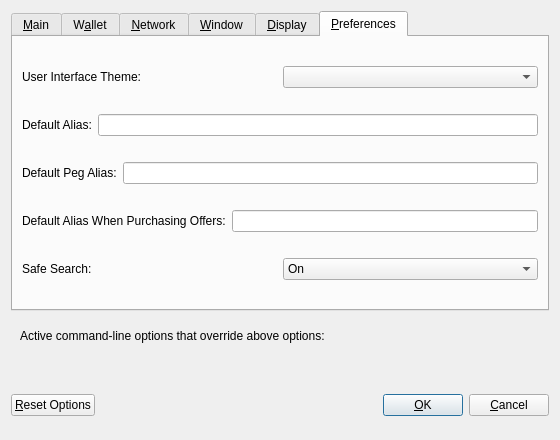
<?xml version="1.0" encoding="UTF-8"?>
<ui version="4.0">
 <class>OptionsDialog</class>
 <widget class="QDialog" name="OptionsDialog">
  <property name="geometry">
   <rect>
    <x>0</x>
    <y>0</y>
    <width>560</width>
    <height>440</height>
   </rect>
  </property>
  <property name="windowTitle">
   <string>Options</string>
  </property>
  <property name="modal">
   <bool>true</bool>
  </property>
  <layout class="QVBoxLayout" name="verticalLayout">
   <item>
    <widget class="QTabWidget" name="tabWidget">
     <property name="currentIndex">
      <number>5</number>
     </property>
     <widget class="QWidget" name="tabMain">
      <attribute name="title">
       <string>&amp;Main</string>
      </attribute>
      <layout class="QVBoxLayout" name="verticalLayout_Main">
       <item>
        <widget class="QCheckBox" name="syscoinAtStartup">
         <property name="toolTip">
          <string>Automatically start Syscoin Core after logging in to the system.</string>
         </property>
         <property name="text">
          <string>&amp;Start Syscoin Core on system login</string>
         </property>
        </widget>
       </item>
       <item>
        <layout class="QHBoxLayout" name="horizontalLayout_2_Main">
         <item>
          <widget class="QLabel" name="databaseCacheLabel">
           <property name="text">
            <string>Size of &amp;database cache</string>
           </property>
           <property name="textFormat">
            <enum>Qt::PlainText</enum>
           </property>
           <property name="buddy">
            <cstring>databaseCache</cstring>
           </property>
          </widget>
         </item>
         <item>
          <widget class="QSpinBox" name="databaseCache"/>
         </item>
         <item>
          <widget class="QLabel" name="databaseCacheUnitLabel">
           <property name="text">
            <string>MB</string>
           </property>
           <property name="textFormat">
            <enum>Qt::PlainText</enum>
           </property>
          </widget>
         </item>
         <item>
          <spacer name="horizontalSpacer_2_Main">
           <property name="orientation">
            <enum>Qt::Horizontal</enum>
           </property>
           <property name="sizeHint" stdset="0">
            <size>
             <width>40</width>
             <height>20</height>
            </size>
           </property>
          </spacer>
         </item>
        </layout>
       </item>
       <item>
        <layout class="QHBoxLayout" name="horizontalLayout_3_Main">
         <item>
          <widget class="QLabel" name="threadsScriptVerifLabel">
           <property name="text">
            <string>Number of script &amp;verification threads</string>
           </property>
           <property name="textFormat">
            <enum>Qt::PlainText</enum>
           </property>
           <property name="buddy">
            <cstring>threadsScriptVerif</cstring>
           </property>
          </widget>
         </item>
         <item>
          <widget class="QSpinBox" name="threadsScriptVerif">
           <property name="toolTip">
            <string>(0 = auto, &lt;0 = leave that many cores free)</string>
           </property>
          </widget>
         </item>
         <item>
          <spacer name="horizontalSpacer_3_Main">
           <property name="orientation">
            <enum>Qt::Horizontal</enum>
           </property>
           <property name="sizeHint" stdset="0">
            <size>
             <width>40</width>
             <height>20</height>
            </size>
           </property>
          </spacer>
         </item>
        </layout>
       </item>
       <item>
        <spacer name="verticalSpacer_Main">
         <property name="orientation">
          <enum>Qt::Vertical</enum>
         </property>
         <property name="sizeHint" stdset="0">
          <size>
           <width>20</width>
           <height>40</height>
          </size>
         </property>
        </spacer>
       </item>
      </layout>
     </widget>
     <widget class="QWidget" name="tabWallet">
      <attribute name="title">
       <string>W&amp;allet</string>
      </attribute>
      <layout class="QVBoxLayout" name="verticalLayout_Wallet">
       <item>
        <widget class="QGroupBox" name="groupBox">
         <property name="title">
          <string>Expert</string>
         </property>
         <layout class="QVBoxLayout" name="verticalLayout_2">
          <item>
           <widget class="QCheckBox" name="coinControlFeatures">
            <property name="toolTip">
             <string>Whether to show coin control features or not.</string>
            </property>
            <property name="text">
             <string>Enable coin &amp;control features</string>
            </property>
           </widget>
          </item>
          <item>
           <widget class="QCheckBox" name="spendZeroConfChange">
            <property name="toolTip">
             <string>If you disable the spending of unconfirmed change, the change from a transaction cannot be used until that transaction has at least one confirmation. This also affects how your balance is computed.</string>
            </property>
            <property name="text">
             <string>&amp;Spend unconfirmed change</string>
            </property>
           </widget>
          </item>
         </layout>
        </widget>
       </item>
       <item>
        <spacer name="verticalSpacer_Wallet">
         <property name="orientation">
          <enum>Qt::Vertical</enum>
         </property>
         <property name="sizeHint" stdset="0">
          <size>
           <width>20</width>
           <height>40</height>
          </size>
         </property>
        </spacer>
       </item>
      </layout>
     </widget>
     <widget class="QWidget" name="tabNetwork">
      <attribute name="title">
       <string>&amp;Network</string>
      </attribute>
      <layout class="QVBoxLayout" name="verticalLayout_Network">
       <item>
        <widget class="QCheckBox" name="mapPortUpnp">
         <property name="toolTip">
          <string>Automatically open the Syscoin client port on the router. This only works when your router supports UPnP and it is enabled.</string>
         </property>
         <property name="text">
          <string>Map port using &amp;UPnP</string>
         </property>
        </widget>
       </item>
       <item>
        <widget class="QCheckBox" name="allowIncoming">
         <property name="toolTip">
          <string>Accept connections from outside</string>
         </property>
         <property name="text">
          <string>Allow incoming connections</string>
         </property>
        </widget>
       </item>
       <item>
        <widget class="QCheckBox" name="connectSocks">
         <property name="toolTip">
          <string>Connect to the Syscoin network through a SOCKS5 proxy.</string>
         </property>
         <property name="text">
          <string>&amp;Connect through SOCKS5 proxy (default proxy):</string>
         </property>
        </widget>
       </item>
       <item>
        <layout class="QHBoxLayout" name="horizontalLayout_1_Network">
         <item>
          <widget class="QLabel" name="proxyIpLabel">
           <property name="text">
            <string>Proxy &amp;IP:</string>
           </property>
           <property name="textFormat">
            <enum>Qt::PlainText</enum>
           </property>
           <property name="buddy">
            <cstring>proxyIp</cstring>
           </property>
          </widget>
         </item>
         <item>
          <widget class="QValidatedLineEdit" name="proxyIp">
           <property name="minimumSize">
            <size>
             <width>140</width>
             <height>0</height>
            </size>
           </property>
           <property name="maximumSize">
            <size>
             <width>140</width>
             <height>16777215</height>
            </size>
           </property>
           <property name="toolTip">
            <string>IP address of the proxy (e.g. IPv4: 127.0.0.1 / IPv6: ::1)</string>
           </property>
          </widget>
         </item>
         <item>
          <widget class="QLabel" name="proxyPortLabel">
           <property name="text">
            <string>&amp;Port:</string>
           </property>
           <property name="textFormat">
            <enum>Qt::PlainText</enum>
           </property>
           <property name="buddy">
            <cstring>proxyPort</cstring>
           </property>
          </widget>
         </item>
         <item>
          <widget class="QLineEdit" name="proxyPort">
           <property name="minimumSize">
            <size>
             <width>55</width>
             <height>0</height>
            </size>
           </property>
           <property name="maximumSize">
            <size>
             <width>55</width>
             <height>16777215</height>
            </size>
           </property>
           <property name="toolTip">
            <string>Port of the proxy (e.g. 9050)</string>
           </property>
          </widget>
         </item>
         <item>
          <spacer name="horizontalSpacer_1_Network">
           <property name="orientation">
            <enum>Qt::Horizontal</enum>
           </property>
           <property name="sizeHint" stdset="0">
            <size>
             <width>40</width>
             <height>20</height>
            </size>
           </property>
          </spacer>
         </item>
        </layout>
       </item>
       <item>
        <layout class="QHBoxLayout" name="horizontalLayout_2_Network">
         <item>
          <widget class="QLabel" name="proxyActiveNets">
           <property name="text">
            <string>Used for reaching peers via:</string>
           </property>
           <property name="textFormat">
            <enum>Qt::PlainText</enum>
           </property>
          </widget>
         </item>
         <item>
          <widget class="QCheckBox" name="proxyReachIPv4">
           <property name="enabled">
            <bool>false</bool>
           </property>
           <property name="toolTip">
            <string>Shows, if the supplied default SOCKS5 proxy is used to reach peers via this network type.</string>
           </property>
           <property name="text">
            <string/>
           </property>
          </widget>
         </item>
         <item>
          <widget class="QLabel" name="proxyReachIPv4Label">
           <property name="text">
            <string>IPv4</string>
           </property>
           <property name="textFormat">
            <enum>Qt::PlainText</enum>
           </property>
          </widget>
         </item>
         <item>
          <widget class="QCheckBox" name="proxyReachIPv6">
           <property name="enabled">
            <bool>false</bool>
           </property>
           <property name="toolTip">
            <string>Shows, if the supplied default SOCKS5 proxy is used to reach peers via this network type.</string>
           </property>
           <property name="text">
            <string/>
           </property>
          </widget>
         </item>
         <item>
          <widget class="QLabel" name="proxyReachIPv6Label">
           <property name="text">
            <string>IPv6</string>
           </property>
           <property name="textFormat">
            <enum>Qt::PlainText</enum>
           </property>
          </widget>
         </item>
         <item>
          <widget class="QCheckBox" name="proxyReachTor">
           <property name="enabled">
            <bool>false</bool>
           </property>
           <property name="toolTip">
            <string>Shows, if the supplied default SOCKS5 proxy is used to reach peers via this network type.</string>
           </property>
           <property name="text">
            <string/>
           </property>
          </widget>
         </item>
         <item>
          <widget class="QLabel" name="proxyReachTorLabel">
           <property name="text">
            <string>Tor</string>
           </property>
           <property name="textFormat">
            <enum>Qt::PlainText</enum>
           </property>
          </widget>
         </item>
         <item>
          <spacer name="horizontalSpacer_2_Network">
           <property name="orientation">
            <enum>Qt::Horizontal</enum>
           </property>
           <property name="sizeHint" stdset="0">
            <size>
             <width>40</width>
             <height>20</height>
            </size>
           </property>
          </spacer>
         </item>
        </layout>
       </item>
       <item>
        <widget class="QCheckBox" name="connectSocksTor">
         <property name="toolTip">
          <string>Connect to the Syscoin network through a separate SOCKS5 proxy for Tor hidden services.</string>
         </property>
         <property name="text">
          <string>Use separate SOCKS5 proxy to reach peers via Tor hidden services:</string>
         </property>
        </widget>
       </item>
       <item>
        <layout class="QHBoxLayout" name="horizontalLayout_3_Network">
         <item>
          <widget class="QLabel" name="proxyIpTorLabel">
           <property name="text">
            <string>Proxy &amp;IP:</string>
           </property>
           <property name="textFormat">
            <enum>Qt::PlainText</enum>
           </property>
           <property name="buddy">
            <cstring>proxyIpTor</cstring>
           </property>
          </widget>
         </item>
         <item>
          <widget class="QValidatedLineEdit" name="proxyIpTor">
           <property name="minimumSize">
            <size>
             <width>140</width>
             <height>0</height>
            </size>
           </property>
           <property name="maximumSize">
            <size>
             <width>140</width>
             <height>16777215</height>
            </size>
           </property>
           <property name="toolTip">
            <string>IP address of the proxy (e.g. IPv4: 127.0.0.1 / IPv6: ::1)</string>
           </property>
          </widget>
         </item>
         <item>
          <widget class="QLabel" name="proxyPortTorLabel">
           <property name="text">
            <string>&amp;Port:</string>
           </property>
           <property name="textFormat">
            <enum>Qt::PlainText</enum>
           </property>
           <property name="buddy">
            <cstring>proxyPortTor</cstring>
           </property>
          </widget>
         </item>
         <item>
          <widget class="QLineEdit" name="proxyPortTor">
           <property name="minimumSize">
            <size>
             <width>55</width>
             <height>0</height>
            </size>
           </property>
           <property name="maximumSize">
            <size>
             <width>55</width>
             <height>16777215</height>
            </size>
           </property>
           <property name="toolTip">
            <string>Port of the proxy (e.g. 9050)</string>
           </property>
          </widget>
         </item>
         <item>
          <spacer name="horizontalSpacer_4_Network">
           <property name="orientation">
            <enum>Qt::Horizontal</enum>
           </property>
           <property name="sizeHint" stdset="0">
            <size>
             <width>40</width>
             <height>20</height>
            </size>
           </property>
          </spacer>
         </item>
        </layout>
       </item>
       <item>
        <spacer name="verticalSpacer_Network">
         <property name="orientation">
          <enum>Qt::Vertical</enum>
         </property>
         <property name="sizeHint" stdset="0">
          <size>
           <width>20</width>
           <height>40</height>
          </size>
         </property>
        </spacer>
       </item>
      </layout>
     </widget>
     <widget class="QWidget" name="tabWindow">
      <attribute name="title">
       <string>&amp;Window</string>
      </attribute>
      <layout class="QVBoxLayout" name="verticalLayout_Window">
       <item>
        <widget class="QCheckBox" name="hideTrayIcon">
         <property name="toolTip">
          <string>&amp;Hide the icon from the system tray.</string>
         </property>
         <property name="text">
          <string>Hide tray icon</string>
         </property>
        </widget>
       </item>
       <item>
        <widget class="QCheckBox" name="minimizeToTray">
         <property name="toolTip">
          <string>Show only a tray icon after minimizing the window.</string>
         </property>
         <property name="text">
          <string>&amp;Minimize to the tray instead of the taskbar</string>
         </property>
        </widget>
       </item>
       <item>
        <widget class="QCheckBox" name="minimizeOnClose">
         <property name="toolTip">
          <string>Minimize instead of exit the application when the window is closed. When this option is enabled, the application will be closed only after selecting Exit in the menu.</string>
         </property>
         <property name="text">
          <string>M&amp;inimize on close</string>
         </property>
        </widget>
       </item>
       <item>
        <spacer name="verticalSpacer_Window">
         <property name="orientation">
          <enum>Qt::Vertical</enum>
         </property>
         <property name="sizeHint" stdset="0">
          <size>
           <width>20</width>
           <height>40</height>
          </size>
         </property>
        </spacer>
       </item>
      </layout>
     </widget>
     <widget class="QWidget" name="tabDisplay">
      <attribute name="title">
       <string>&amp;Display</string>
      </attribute>
      <layout class="QVBoxLayout" name="verticalLayout_Display">
       <item>
        <layout class="QHBoxLayout" name="horizontalLayout_1_Display">
         <item>
          <widget class="QLabel" name="langLabel">
           <property name="text">
            <string>User Interface &amp;language:</string>
           </property>
           <property name="textFormat">
            <enum>Qt::PlainText</enum>
           </property>
           <property name="buddy">
            <cstring>lang</cstring>
           </property>
          </widget>
         </item>
         <item>
          <widget class="QValueComboBox" name="lang">
           <property name="toolTip">
            <string>The user interface language can be set here. This setting will take effect after restarting Syscoin Core.</string>
           </property>
          </widget>
         </item>
        </layout>
       </item>
       <item>
        <layout class="QHBoxLayout" name="horizontalLayout_2_Display">
         <item>
          <widget class="QLabel" name="unitLabel">
           <property name="text">
            <string>&amp;Unit to show amounts in:</string>
           </property>
           <property name="textFormat">
            <enum>Qt::PlainText</enum>
           </property>
           <property name="buddy">
            <cstring>unit</cstring>
           </property>
          </widget>
         </item>
         <item>
          <widget class="QValueComboBox" name="unit">
           <property name="toolTip">
            <string>Choose the default subdivision unit to show in the interface and when sending coins.</string>
           </property>
          </widget>
         </item>
        </layout>
       </item>
       <item>
        <layout class="QHBoxLayout" name="horizontalLayout_3_Display">
         <item>
          <widget class="QLabel" name="thirdPartyTxUrlsLabel">
           <property name="toolTip">
            <string>Third party URLs (e.g. a block explorer) that appear in the transactions tab as context menu items. %s in the URL is replaced by transaction hash. Multiple URLs are separated by vertical bar |.</string>
           </property>
           <property name="text">
            <string>Third party transaction URLs</string>
           </property>
           <property name="buddy">
            <cstring>thirdPartyTxUrls</cstring>
           </property>
          </widget>
         </item>
         <item>
          <widget class="QLineEdit" name="thirdPartyTxUrls">
           <property name="toolTip">
            <string>Third party URLs (e.g. a block explorer) that appear in the transactions tab as context menu items. %s in the URL is replaced by transaction hash. Multiple URLs are separated by vertical bar |.</string>
           </property>
          </widget>
         </item>
        </layout>
       </item>
       <item>
        <spacer name="verticalSpacer_Display">
         <property name="orientation">
          <enum>Qt::Vertical</enum>
         </property>
         <property name="sizeHint" stdset="0">
          <size>
           <width>20</width>
           <height>40</height>
          </size>
         </property>
        </spacer>
       </item>
      </layout>
     </widget>
     <widget class="QWidget" name="tabSyscoin">
      <attribute name="title">
       <string>&amp;Preferences</string>
      </attribute>
      <layout class="QVBoxLayout" name="verticalLayout_3">
       <item>
        <layout class="QHBoxLayout" name="horizontalLayout_4_Pref">
         <item>
          <widget class="QLabel" name="themeLabel">
           <property name="text">
            <string>User Interface Theme:</string>
           </property>
          </widget>
         </item>
         <item>
          <widget class="QComboBox" name="theme">
           <property name="toolTip">
            <string>The user interface theme can be set here. This setting will take effect after restarting Syscoin Core.</string>
           </property>
          </widget>
         </item>
        </layout>
       </item>
       <item>
        <layout class="QHBoxLayout" name="horizontalLayout_Pref">
         <item>
          <widget class="QLabel" name="labelDefaultAlias">
           <property name="text">
            <string>Default Alias:</string>
           </property>
          </widget>
         </item>
         <item>
          <widget class="QLineEdit" name="defaultAlias"/>
         </item>
        </layout>
       </item>
       <item>
        <layout class="QHBoxLayout" name="horizontalLayout_4_Pref_2">
         <item>
          <widget class="QLabel" name="labelDefaultPeg">
           <property name="text">
            <string>Default Peg Alias:</string>
           </property>
          </widget>
         </item>
         <item>
          <widget class="QLineEdit" name="defaultPegAlias"/>
         </item>
        </layout>
       </item>
       <item>
        <layout class="QHBoxLayout" name="horizontalLayout_5_Pref">
         <item>
          <widget class="QLabel" name="labelDefaultBuyOffer">
           <property name="text">
            <string>Default Alias When Purchasing Offers:</string>
           </property>
          </widget>
         </item>
         <item>
          <widget class="QLineEdit" name="defaultBuyOfferAlias"/>
         </item>
        </layout>
       </item>
       <item>
        <layout class="QHBoxLayout" name="horizontalLayout_6_Pref">
         <item>
          <widget class="QLabel" name="labelSafeSearch">
           <property name="text">
            <string>Safe Search:</string>
           </property>
          </widget>
         </item>
         <item>
          <widget class="QComboBox" name="safeSearch">
           <item>
            <property name="text">
             <string>On</string>
            </property>
           </item>
           <item>
            <property name="text">
             <string>Off</string>
            </property>
           </item>
          </widget>
         </item>
        </layout>
       </item>
      </layout>
     </widget>
    </widget>
   </item>
   <item>
    <widget class="QFrame" name="frame">
     <layout class="QVBoxLayout" name="verticalLayout_Bottom">
      <item>
       <layout class="QHBoxLayout" name="horizontalLayout_Bottom">
        <item>
         <widget class="QLabel" name="overriddenByCommandLineInfoLabel">
          <property name="text">
           <string>Active command-line options that override above options:</string>
          </property>
          <property name="textFormat">
           <enum>Qt::PlainText</enum>
          </property>
         </widget>
        </item>
        <item>
         <spacer name="horizontalSpacer_Bottom">
          <property name="orientation">
           <enum>Qt::Horizontal</enum>
          </property>
          <property name="sizeHint" stdset="0">
           <size>
            <width>40</width>
            <height>20</height>
           </size>
          </property>
         </spacer>
        </item>
       </layout>
      </item>
      <item>
       <widget class="QLabel" name="overriddenByCommandLineLabel">
        <property name="text">
         <string/>
        </property>
        <property name="textFormat">
         <enum>Qt::PlainText</enum>
        </property>
        <property name="wordWrap">
         <bool>true</bool>
        </property>
       </widget>
      </item>
     </layout>
    </widget>
   </item>
   <item>
    <layout class="QHBoxLayout" name="horizontalLayout_Buttons">
     <item>
      <widget class="QPushButton" name="resetButton">
       <property name="toolTip">
        <string>Reset all client options to default.</string>
       </property>
       <property name="text">
        <string>&amp;Reset Options</string>
       </property>
       <property name="autoDefault">
        <bool>false</bool>
       </property>
      </widget>
     </item>
     <item>
      <spacer name="horizontalSpacer_1">
       <property name="orientation">
        <enum>Qt::Horizontal</enum>
       </property>
       <property name="sizeHint" stdset="0">
        <size>
         <width>40</width>
         <height>48</height>
        </size>
       </property>
      </spacer>
     </item>
     <item>
      <widget class="QLabel" name="statusLabel">
       <property name="minimumSize">
        <size>
         <width>200</width>
         <height>0</height>
        </size>
       </property>
       <property name="font">
        <font>
         <weight>75</weight>
         <bold>true</bold>
        </font>
       </property>
       <property name="text">
        <string/>
       </property>
       <property name="textFormat">
        <enum>Qt::PlainText</enum>
       </property>
       <property name="wordWrap">
        <bool>true</bool>
       </property>
      </widget>
     </item>
     <item>
      <spacer name="horizontalSpacer_2">
       <property name="orientation">
        <enum>Qt::Horizontal</enum>
       </property>
       <property name="sizeHint" stdset="0">
        <size>
         <width>40</width>
         <height>48</height>
        </size>
       </property>
      </spacer>
     </item>
     <item>
      <widget class="QPushButton" name="okButton">
       <property name="text">
        <string>&amp;OK</string>
       </property>
       <property name="autoDefault">
        <bool>false</bool>
       </property>
       <property name="default">
        <bool>true</bool>
       </property>
      </widget>
     </item>
     <item>
      <widget class="QPushButton" name="cancelButton">
       <property name="text">
        <string>&amp;Cancel</string>
       </property>
       <property name="autoDefault">
        <bool>false</bool>
       </property>
      </widget>
     </item>
    </layout>
   </item>
  </layout>
 </widget>
 <customwidgets>
  <customwidget>
   <class>QValidatedLineEdit</class>
   <extends>QLineEdit</extends>
   <header>qvalidatedlineedit.h</header>
  </customwidget>
  <customwidget>
   <class>QValueComboBox</class>
   <extends>QComboBox</extends>
   <header>qvaluecombobox.h</header>
  </customwidget>
 </customwidgets>
 <resources/>
 <connections/>
</ui>
